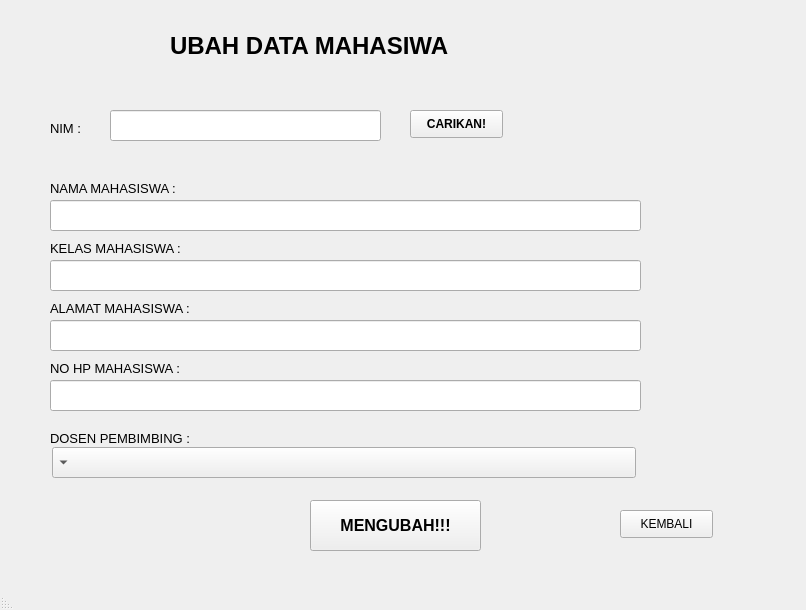
<?xml version="1.0" encoding="UTF-8"?>
<ui version="4.0">
 <class>MainWindow</class>
 <widget class="QMainWindow" name="MainWindow">
  <property name="geometry">
   <rect>
    <x>0</x>
    <y>0</y>
    <width>806</width>
    <height>610</height>
   </rect>
  </property>
  <property name="windowTitle">
   <string>MainWindow</string>
  </property>
  <property name="layoutDirection">
   <enum>Qt::RightToLeft</enum>
  </property>
  <widget class="QWidget" name="centralwidget">
   <widget class="QLabel" name="label_ubah_data_mhs">
    <property name="geometry">
     <rect>
      <x>170</x>
      <y>30</y>
      <width>411</width>
      <height>31</height>
     </rect>
    </property>
    <property name="font">
     <font>
      <pointsize>18</pointsize>
      <weight>75</weight>
      <bold>true</bold>
     </font>
    </property>
    <property name="text">
     <string>UBAH DATA MAHASIWA</string>
    </property>
   </widget>
   <widget class="QLineEdit" name="lineEdit_no_hp">
    <property name="geometry">
     <rect>
      <x>50</x>
      <y>380</y>
      <width>591</width>
      <height>31</height>
     </rect>
    </property>
    <property name="font">
     <font>
      <pointsize>10</pointsize>
     </font>
    </property>
   </widget>
   <widget class="QLabel" name="label_3">
    <property name="geometry">
     <rect>
      <x>50</x>
      <y>180</y>
      <width>161</width>
      <height>16</height>
     </rect>
    </property>
    <property name="font">
     <font>
      <pointsize>10</pointsize>
     </font>
    </property>
    <property name="text">
     <string>NAMA MAHASISWA :</string>
    </property>
   </widget>
   <widget class="QLineEdit" name="lineEdit_alamat">
    <property name="geometry">
     <rect>
      <x>50</x>
      <y>320</y>
      <width>591</width>
      <height>31</height>
     </rect>
    </property>
    <property name="font">
     <font>
      <pointsize>10</pointsize>
     </font>
    </property>
   </widget>
   <widget class="QLabel" name="label_5">
    <property name="geometry">
     <rect>
      <x>50</x>
      <y>300</y>
      <width>211</width>
      <height>16</height>
     </rect>
    </property>
    <property name="font">
     <font>
      <pointsize>10</pointsize>
     </font>
    </property>
    <property name="text">
     <string>ALAMAT MAHASISWA :</string>
    </property>
   </widget>
   <widget class="QLineEdit" name="lineEdit_kelas_mhs">
    <property name="geometry">
     <rect>
      <x>50</x>
      <y>260</y>
      <width>591</width>
      <height>31</height>
     </rect>
    </property>
    <property name="font">
     <font>
      <pointsize>10</pointsize>
     </font>
    </property>
   </widget>
   <widget class="QLineEdit" name="lineEdit_nama">
    <property name="geometry">
     <rect>
      <x>50</x>
      <y>200</y>
      <width>591</width>
      <height>31</height>
     </rect>
    </property>
    <property name="font">
     <font>
      <pointsize>10</pointsize>
     </font>
    </property>
    <property name="text">
     <string/>
    </property>
   </widget>
   <widget class="QLabel" name="label_2">
    <property name="geometry">
     <rect>
      <x>50</x>
      <y>120</y>
      <width>81</width>
      <height>16</height>
     </rect>
    </property>
    <property name="font">
     <font>
      <pointsize>10</pointsize>
     </font>
    </property>
    <property name="text">
     <string>NIM :</string>
    </property>
   </widget>
   <widget class="QLineEdit" name="lineEdit_nim">
    <property name="geometry">
     <rect>
      <x>110</x>
      <y>110</y>
      <width>271</width>
      <height>31</height>
     </rect>
    </property>
    <property name="font">
     <font>
      <pointsize>10</pointsize>
      <weight>75</weight>
      <bold>true</bold>
     </font>
    </property>
    <property name="text">
     <string/>
    </property>
   </widget>
   <widget class="QPushButton" name="btn_ubah">
    <property name="geometry">
     <rect>
      <x>310</x>
      <y>500</y>
      <width>171</width>
      <height>51</height>
     </rect>
    </property>
    <property name="font">
     <font>
      <pointsize>12</pointsize>
      <weight>75</weight>
      <bold>true</bold>
     </font>
    </property>
    <property name="text">
     <string>MENGUBAH!!!</string>
    </property>
   </widget>
   <widget class="QLabel" name="label_4">
    <property name="geometry">
     <rect>
      <x>50</x>
      <y>240</y>
      <width>161</width>
      <height>16</height>
     </rect>
    </property>
    <property name="font">
     <font>
      <pointsize>10</pointsize>
     </font>
    </property>
    <property name="text">
     <string>KELAS MAHASISWA :</string>
    </property>
   </widget>
   <widget class="QLabel" name="label_6">
    <property name="geometry">
     <rect>
      <x>50</x>
      <y>360</y>
      <width>171</width>
      <height>16</height>
     </rect>
    </property>
    <property name="font">
     <font>
      <pointsize>10</pointsize>
     </font>
    </property>
    <property name="text">
     <string>NO HP MAHASISWA :</string>
    </property>
   </widget>
   <widget class="QPushButton" name="btn_cari">
    <property name="geometry">
     <rect>
      <x>410</x>
      <y>110</y>
      <width>93</width>
      <height>28</height>
     </rect>
    </property>
    <property name="font">
     <font>
      <weight>75</weight>
      <bold>true</bold>
     </font>
    </property>
    <property name="text">
     <string>CARIKAN!</string>
    </property>
   </widget>
   <widget class="QPushButton" name="btn_kembali">
    <property name="geometry">
     <rect>
      <x>620</x>
      <y>510</y>
      <width>93</width>
      <height>28</height>
     </rect>
    </property>
    <property name="text">
     <string>KEMBALI</string>
    </property>
   </widget>
   <widget class="QLabel" name="label_7">
    <property name="geometry">
     <rect>
      <x>50</x>
      <y>430</y>
      <width>171</width>
      <height>16</height>
     </rect>
    </property>
    <property name="font">
     <font>
      <pointsize>10</pointsize>
     </font>
    </property>
    <property name="text">
     <string>DOSEN PEMBIMBING :</string>
    </property>
   </widget>
   <widget class="QComboBox" name="comboBox">
    <property name="geometry">
     <rect>
      <x>52</x>
      <y>447</y>
      <width>584</width>
      <height>31</height>
     </rect>
    </property>
   </widget>
  </widget>
  <widget class="QMenuBar" name="menubar">
   <property name="geometry">
    <rect>
     <x>0</x>
     <y>0</y>
     <width>806</width>
     <height>26</height>
    </rect>
   </property>
  </widget>
  <widget class="QStatusBar" name="statusbar"/>
 </widget>
 <resources/>
 <connections/>
</ui>
